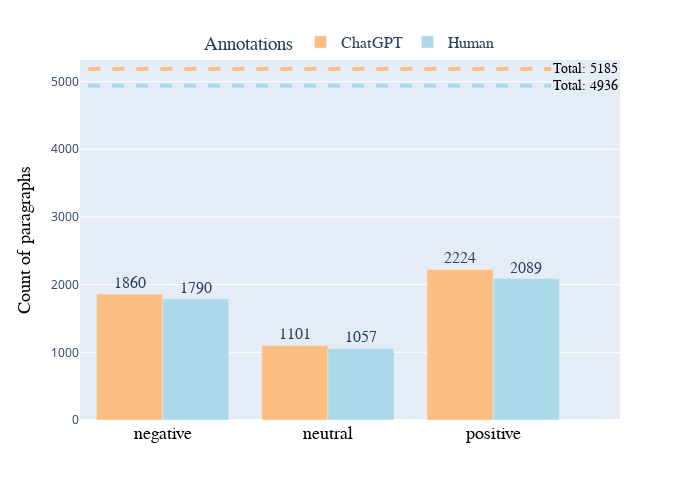

Notebook source saved alongside this figure:
### Markdown cell above
Sentiment analysis: classification into negative, neutral, and positive

### Code cell
# prepare the data for the plot
df_melted = data[['sentiment_gpt_category', 'sentiment_human_category']].melt(var_name='feature', value_name='value')
df_grouped = df_melted.groupby(['feature', 'value']).size().reset_index(name='count')
totals = df_grouped.groupby('feature')['count'].sum().reset_index()
totals['value'] = 'total'

# plot the grouped bars
color_map = {'sentiment_gpt_category': '#fdbf81', 'sentiment_human_category': '#abd9e9'}
fig = px.bar(df_grouped, x='value', y='count', color='feature', text='count', barmode='group',
    labels={'count': 'Count of paragraphs', 'value': 'Sentiment'}, text_auto=True, color_discrete_map=color_map)
fig.update_traces(textposition='outside', textfont=dict(size=16, family='Arial'))

# add the lines for the totals
for index, row in totals.iterrows():
    fig.add_shape(
        type='line',
        x0=-0.45,  
        x1=2.35,
        y0=row['count'], y1=row['count'],
        xref='x', yref='y',
        line=dict(color=color_map[row['feature']], width=4, dash='dash'),
        name=f'Total {row["feature"]}')
    fig.add_annotation(
        x=2.35,
        y=row['count'],
        text=f'Total: {row["count"]}',
        showarrow=False,
        font=dict(size=14, family='Arial', color='black'),
        xanchor='left',
        yanchor='middle')

# adjust legend and figure size
custom_labels = {'sentiment_gpt_category': 'ChatGPT', 'sentiment_human_category': 'Human'}
fig.for_each_trace(lambda t: t.update(name=custom_labels[t.name]))
fig.update_layout(
    width=700, height=500,
    legend_title_text='Annotations',
    legend=dict(orientation="h", yanchor="bottom", y=1.0, xanchor="center", x=0.5, font=dict(size=16, family='Arial')))

# adjust axis
fig.update_xaxes(title=None)
fig.update_xaxes(tickfont=dict(size=18, family='Arial', color='black'))
fig.update_yaxes(title_font=dict(size=18, family='Arial', color='black'))

fig.show()
fig.write_image("images/sentiment_gpt.png", scale=2)

### Figure 1 — Plotly figure (JSON) as saved in the notebook; plotly's stock layout.template omitted (floating-point values rounded to 4 significant figures)
{"data": [{"alignmentgroup": "True", "hovertemplate": "feature=sentiment_gpt_category<br>Sentiment=%{x}<br>Count of paragraphs=%{text}<extra></extra>", "legendgroup": "sentiment_gpt_category", "marker": {"color": "#fdbf81", "pattern": {"shape": ""}}, "name": "ChatGPT", "offsetgroup": "sentiment_gpt_category", "orientation": "v", "showlegend": true, "text": [1860, 1101, 2224], "textfont": {"family": "Arial", "size": 16}, "textposition": "outside", "texttemplate": "%{y}", "type": "bar", "x": ["negative", "neutral", "positive"], "xaxis": "x", "y": [1860, 1101, 2224], "yaxis": "y"}, {"alignmentgroup": "True", "hovertemplate": "feature=sentiment_human_category<br>Sentiment=%{x}<br>Count of paragraphs=%{text}<extra></extra>", "legendgroup": "sentiment_human_category", "marker": {"color": "#abd9e9", "pattern": {"shape": ""}}, "name": "Human", "offsetgroup": "sentiment_human_category", "orientation": "v", "showlegend": true, "text": [1790, 1057, 2089], "textfont": {"family": "Arial", "size": 16}, "textposition": "outside", "texttemplate": "%{y}", "type": "bar", "x": ["negative", "neutral", "positive"], "xaxis": "x", "y": [1790, 1057, 2089], "yaxis": "y"}], "layout": {"annotations": [{"font": {"color": "black", "family": "Arial", "size": 14}, "showarrow": false, "text": "Total: 5185", "x": 2.35, "xanchor": "left", "y": 5185, "yanchor": "middle"}, {"font": {"color": "black", "family": "Arial", "size": 14}, "showarrow": false, "text": "Total: 4936", "x": 2.35, "xanchor": "left", "y": 4936, "yanchor": "middle"}], "barmode": "group", "height": 500, "legend": {"font": {"family": "Arial", "size": 16}, "orientation": "h", "title": {"text": "Annotations"}, "tracegroupgap": 0, "x": 0.5, "xanchor": "center", "y": 1, "yanchor": "bottom"}, "margin": {"t": 60}, "shapes": [{"line": {"color": "#fdbf81", "dash": "dash", "width": 4}, "name": "Total sentiment_gpt_category", "type": "line", "x0": -0.45, "x1": 2.35, "xref": "x", "y0": 5185, "y1": 5185, "yref": "y"}, {"line": {"color": "#abd9e9", "dash": "dash", "width": 4}, "name": "Total sentiment_human_category", "type": "line", "x0": -0.45, "x1": 2.35, "xref": "x", "y0": 4936, "y1": 4936, "yref": "y"}], "width": 700, "xaxis": {"anchor": "y", "domain": [0, 1], "tickfont": {"color": "black", "family": "Arial", "size": 18}, "title": {}}, "yaxis": {"anchor": "x", "domain": [0, 1], "title": {"font": {"color": "black", "family": "Arial", "size": 18}, "text": "Count of paragraphs"}}}}
